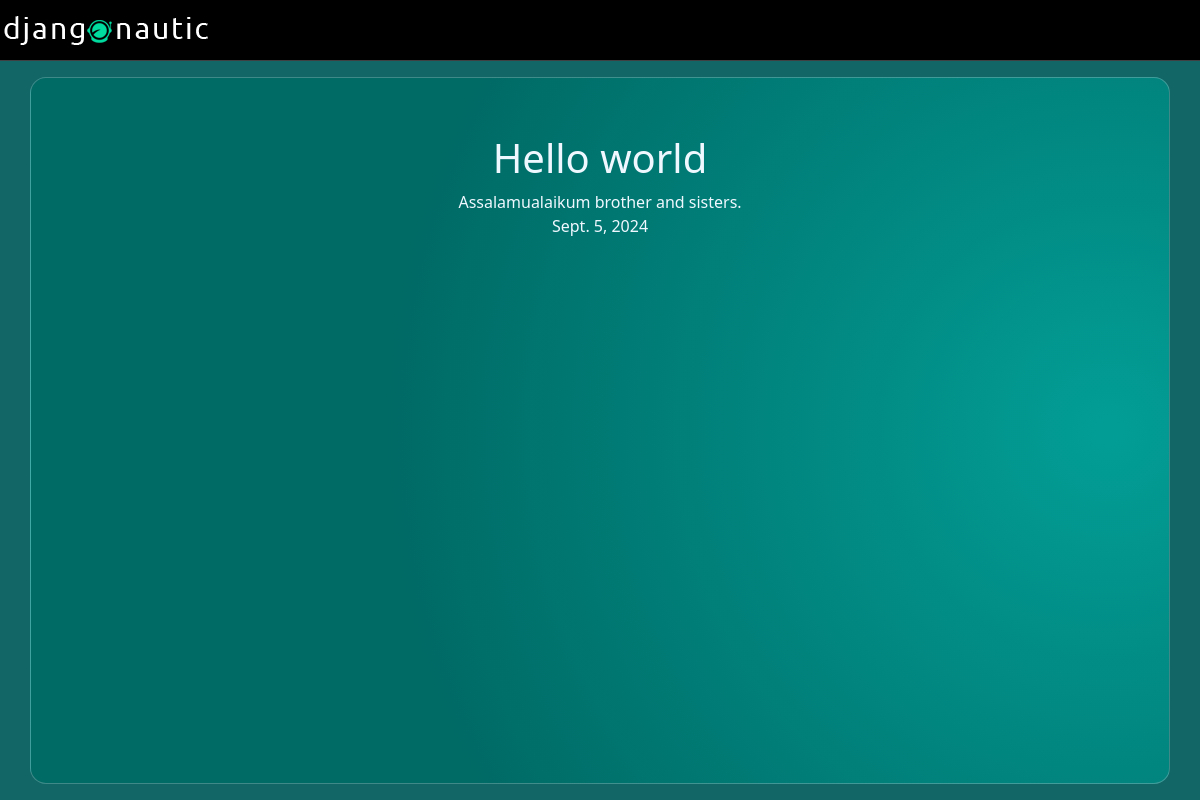
/articles/hello-world, run on the app's committed database.
### articles/models.py (models this page shows, shortened)
class Articles(models.Model):
    title = models.CharField(max_length=100)
    slug   = models.SlugField()
    body = models.TextField()
    date = models.DateField(auto_now_add=True)
    def __str__(self):
        return self.title

### articles/views.py (the view)
# urls.py: path('<slug:slug>',views.article_detail, name='art_detail'),
def article_detail(request, slug):
    articles = Articles.objects.all()
    article= get_object_or_404(articles, slug=slug)
    print("article is ",article)
    return render(request,'articles/article_detail.html', {'article':article})

### articles/templates/articles/article_detail.html (shortened to what this page needs)
{% extends 'base_layout.html' %} {%block content%}
<div class="wrapper">
  <div class="h1">{{article.title}}</div>
  <div class="p">{{article.body}}</div>
  <div class="p">{{article.date}}</div>
</div>
{%endblock%}

### templates/base_layout.html (style rules this page uses)
body { color: aliceblue; background-color: rgb(19, 102, 102); height: 100vh; width: 100%; display: flex; flex-direction: column; align-items: center; justify-content: center; }

### articles/templates/articles/article_detail.html (style rules this page uses)
.wrapper { display: flex; justify-content: center; align-items: center; flex-direction: column; padding: 5vh; }

### data on the page
Articles: title "Hello world", body "Assalamualaikum brother and sisters.", date "Sept. 5, 2024"
